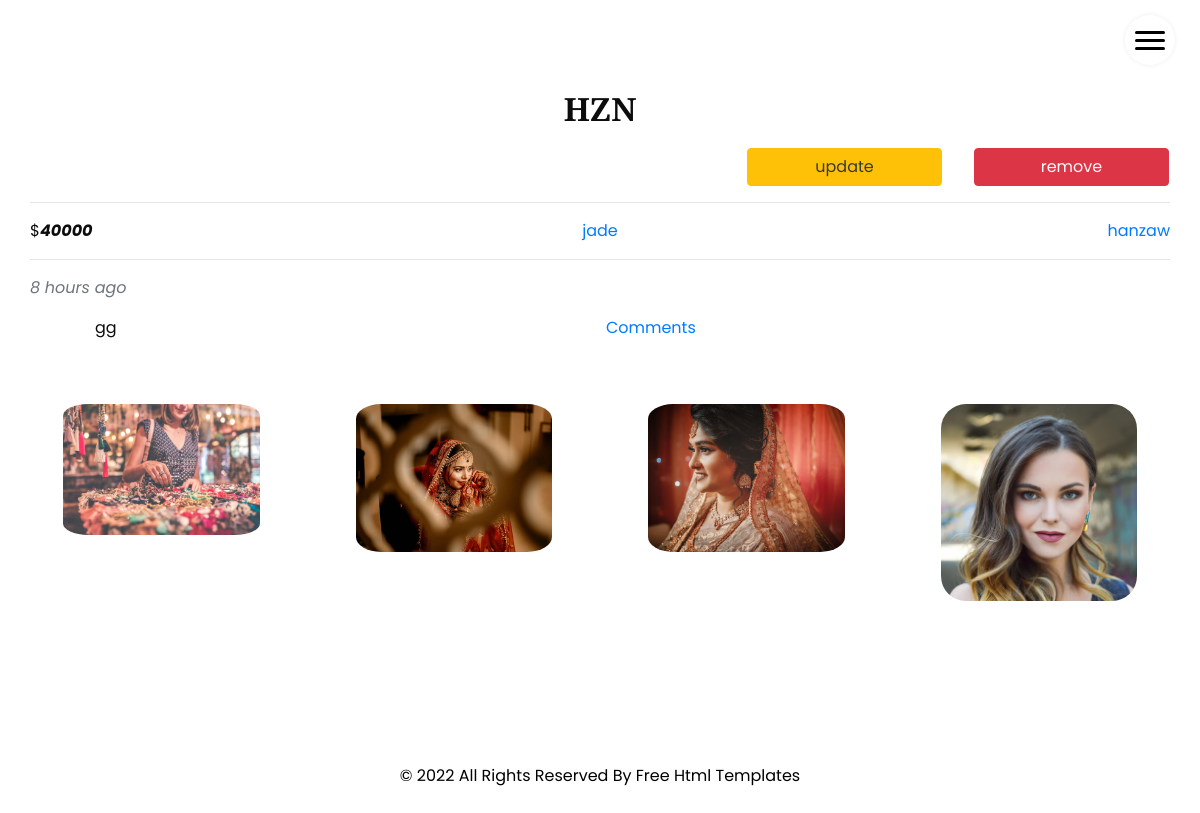
Page /product_detail/2022/3/11/hzn/ on the committed database.
### jade/models.py (models this page shows, shortened)
class Product(models.Model):
    name = models.CharField(max_length=500)
    slug = models.SlugField(max_length=500, unique_for_date='created')
    category = models.ForeignKey(Category, models.CASCADE, related_name="product_category")
    price = models.IntegerField()
    description = models.TextField()
    author = models.ForeignKey(User, models.CASCADE, related_name="user_products")
    created = models.DateTimeField(auto_now_add=True)

class Category(models.Model):
    name = models.CharField(max_length=200)
    slug = models.SlugField(max_length=500, unique_for_date='created')
    created = models.DateTimeField(auto_now_add=True)
    def get_absolute_url(self):
        return reverse('jade:product_list_by_category', args=[self.slug])

class ProductImage(models.Model):
    product = models.ForeignKey(Product, models.CASCADE, related_name="product_image")
    image = models.ImageField(upload_to='products/%Y/%m/%d', blank=True)
    created = models.DateTimeField(auto_now_add=True)

### jade/views.py (the view)
# urls.py: path('product_detail/<int:year>/<int:month>/<int:day>/<slug:slug>/', views.product_detail, name="product_detail"),
def product_detail(request, year, month, day, slug):
    product = get_object_or_404(Product, slug=slug, created__year=year, created__month=month, created__day=day)
    return render(request, 'jade/products/product_detail.html', {"product": product})

### templates/jade/products/product_detail.html
{% extends 'jade/base.html' %}
{% load static %}
{% load humanize %}
{% block content %}
    <section class="shop_section layout_padding">
        <div class="container">
            <div class="heading_container heading_center">
                <h2 class="">{{ product.name }}</h2>
            </div>
            <div class="row d-flex justify-content-end text-light">
                <a class="col-2 btn btn-warning mx-3 text-center  text-dark">update</a>
                <a class="col-2 btn btn-danger mx-3 text-center">remove</a>
            </div>
            <hr/>
            <div class="row">
                <div class="col text-left">$<b class="font-italic">{{ product.price }}</b></div>
                <a class="col text-center"
                   href="{{ product.category.get_absolute_url }}">{{ product.category.name }}</a>
                <div class="col text-right">
                    <a href="{% url 'jade:profile' %}">{{ product.author.username }}</a>
                </div>
            </div>
            <hr/>
            <p class="font-italic text-muted">{{ product.created|naturaltime }}</p>
            <div class="row">
                <p style="text-indent: 5em;text-align: justify">{{ product.description }}</p>
                <a href="{% url 'jade:comments' product.created.year product.created.month product.created.day product.slug %}"
                   class="col text-center">Comments</a>
            </div>
            {% if product.product_image.all %}
                <div class="row">
                    {% for image in product.product_image.all %}
                        <div class="col-sm-6 col-md-4 col-lg-3 p-4">
                            <a href="{{ image.image.url }}" class="text-primary" style="text-decoration: none;">
                                <img src="{{ image.image.url }}" class="col-lg-12 p-4" style="border-radius: 20%">
                            </a>
                        </div>
                    {% endfor %}
                </div>
            {% else %}
                <div class="row alert-danger">
                    <h1>No Images Avaliable</h1>
                </div>
            {% endif %}
        </div>
    </section>
{% endblock content %}

### jade/static/css/style.css (style rules this page uses)
body { font-family: "Poppins", sans-serif; color: #0c0c0c; background-color: #ffffff; overflow-x: hidden; }
.layout_padding { padding: 90px 0; }
.heading_container { display: -webkit-box; display: -ms-flexbox; display: flex; -webkit-box-orient: vertical; -webkit-box-direction: normal; -ms-flex-direction: column; flex-direction: column; -webkit-box-align: start; -ms-flex-align: start; align-items: flex-start; font-family: 'Playfair Display', serif; }
.heading_container h2 { position: relative; font-weight: bold; text-transform: uppercase; margin: 0; }
.heading_container.heading_center { -webkit-box-align: center; -ms-flex-align: center; align-items: center; text-align: center; }
h1, h2 { font-family: 'Playfair Display', serif; }
a, a:hover, a:focus { text-decoration: none; }
.btn, .btn:focus { outline: none !important; -webkit-box-shadow: none; box-shadow: none; }
.shop_section .heading_container { margin-bottom: 20px; }

### jade/static/css/responsive.css (style rules this page uses)
@media (min-width: 1200px) { .container { max-width: 1170px; } }

### rows in the picture
Product: name "HZN", price "40000", category.name "jade", author.username "hanzaw", created "8 hours ago", description "gg"
ProductImage: image (picture)
ProductImage: image (picture)
ProductImage: image (picture)
ProductImage: image (picture)
